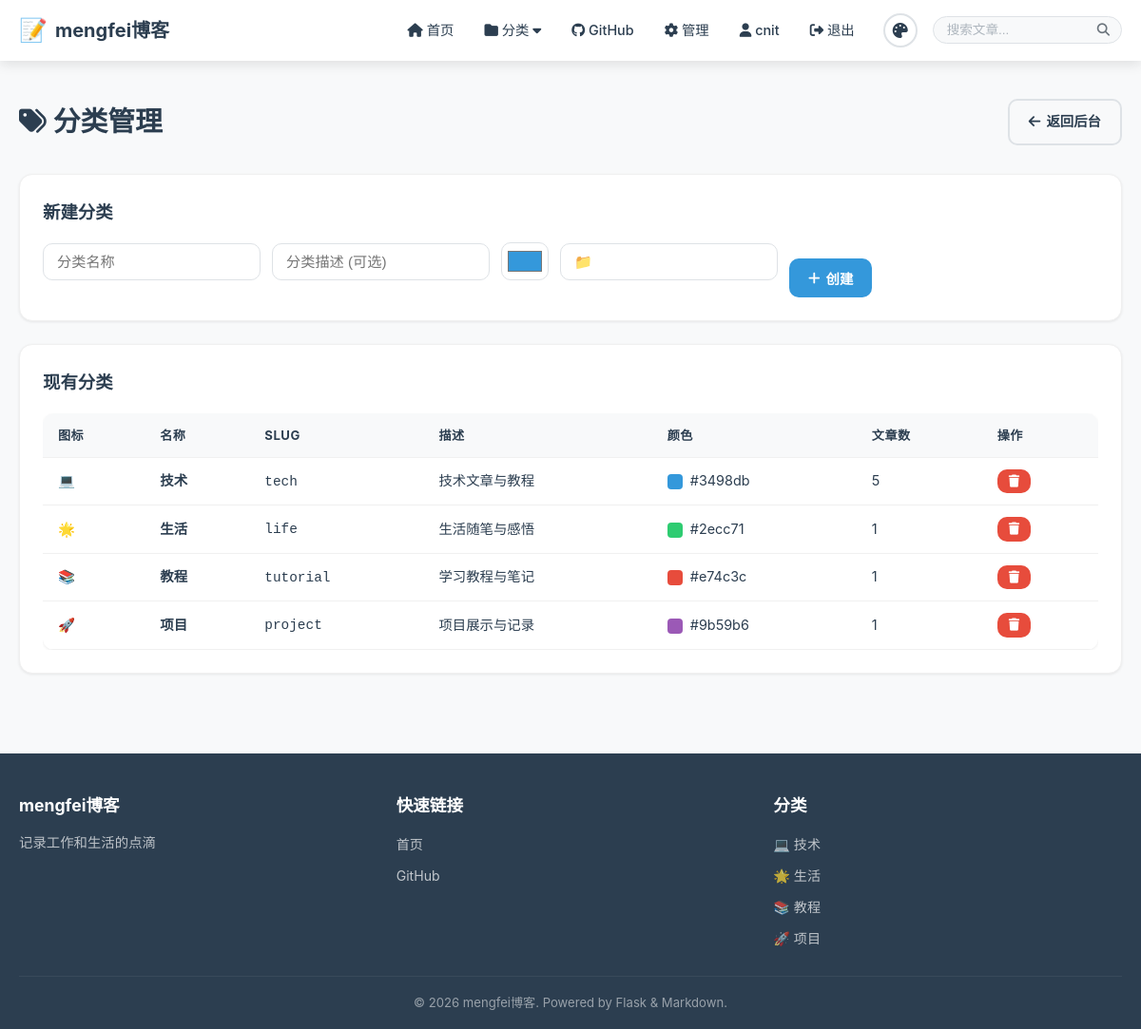
The app's page /admin/categories (signed in) with its own data.
### models/__init__.py (models this page shows, shortened)
class User(UserMixin, db.Model):
    __tablename__ = 'users'
    id = db.Column(db.Integer, primary_key=True)
    username = db.Column(db.String(80), unique=True, nullable=False, index=True)
    email = db.Column(db.String(120), unique=True, nullable=False, index=True)
    password_hash = db.Column(db.String(256), nullable=False)
    avatar = db.Column(db.String(256), default='')
    bio = db.Column(db.Text, default='')
    is_admin = db.Column(db.Boolean, default=False)
    theme = db.Column(db.String(20), default='light')
    created_at = db.Column(db.DateTime, default=datetime.utcnow)
    posts = db.relationship('Post', backref='author', lazy='dynamic')

class Category(db.Model):
    __tablename__ = 'categories'
    id = db.Column(db.Integer, primary_key=True)
    name = db.Column(db.String(50), unique=True, nullable=False)
    slug = db.Column(db.String(50), unique=True, nullable=False)
    description = db.Column(db.Text, default='')
    color = db.Column(db.String(7), default='#3498db')
    icon = db.Column(db.String(50), default='📁')
    order = db.Column(db.Integer, default=0)
    created_at = db.Column(db.DateTime, default=datetime.utcnow)

### app.py (the view, shortened to what this page needs)
    @app.route('/admin/categories', methods=['GET', 'POST'])
    @login_required
    @admin_required
    def manage_categories():
        categories = Category.query.order_by(Category.order).all()
        return render_template('categories_admin.html', categories=categories)

### templates/categories_admin.html (shortened to what this page needs)
{% extends "base.html" %}
{% block content %}
<div class="container">
    <div class="admin-header">
        <h1><i class="fas fa-tags"></i> 分类管理</h1>
        <a href="{{ url_for('admin_dashboard') }}" class="btn btn-outline">
            <i class="fas fa-arrow-left"></i> 返回后台
        </a>
    </div>
    <div class="card">
        <h3>新建分类</h3>
        <form method="POST" class="form-inline-group">
            <div class="form-group">
                <input type="text" name="name" class="form-control" placeholder="分类名称" required>
            </div>
            <div class="form-group">
                <input type="text" name="description" class="form-control" placeholder="分类描述 (可选)">
            </div>
            <div class="form-group">
                <input type="color" name="color" class="form-control form-control-color" value="#3498db">
            </div>
            <div class="form-group">
                <input type="text" name="icon" class="form-control" placeholder="图标 emoji" value="📁" maxlength="4">
            </div>
            <button type="submit" class="btn btn-primary">
                <i class="fas fa-plus"></i> 创建
            </button>
        </form>
    </div>
    <div class="card">
        <h3>现有分类</h3>
        {% if categories %}
        <div class="table-responsive">
            <table class="table">
                <thead>
                    <tr>
                        <th>图标</th>
                        <th>名称</th>
                        <th>Slug</th>
                        <th>描述</th>
                        <th>颜色</th>
                        <th>文章数</th>
                        <th>操作</th>
                    </tr>
                </thead>
                <tbody>
                    {% for cat in categories %}
                    <tr>
                        <td>{{ cat.icon }}</td>
                        <td><strong>{{ cat.name }}</strong></td>
                        <td><code>{{ cat.slug }}</code></td>
                        <td>{{ cat.description or '-' }}</td>
                        <td>
                            <span class="color-preview" style="background-color:{{ cat.color }}"></span>
                            {{ cat.color }}
                        </td>
                        <td>{{ cat.posts.count() }}</td>
                        <td>
                            <form action="{{ url_for('delete_category', cat_id=cat.id) }}" method="post"
                                  style="display:inline" onsubmit="return confirm('确定删除分类「{{ cat.name }}」吗？')">
                                <button type="submit" class="btn btn-sm btn-danger">
                                    <i class="fas fa-trash"></i>
                                </button>
                            </form>
                        </td>
                    </tr>
                    {% endfor %}
                </tbody>
            </table>
        </div>
        {% else %}
        <div class="empty-state">
            <p>暂无分类，请创建一个。</p>
        </div>
        {% endif %}
    </div>
</div>
{% endblock %}

### templates/base.html (shortened to what this page needs)
<!DOCTYPE html>
<html lang="zh-CN" data-theme="{{ current_theme }}">
<head>
    <link rel="stylesheet" href="{{ url_for('static', filename='css/style.css') }}">
    <link rel="stylesheet" href="{{ url_for('static', filename='css/markdown.css') }}">
    <link rel="stylesheet" href="https://cdnjs.cloudflare.com/ajax/libs/font-awesome/6.5.0/css/all.min.css">
</head>
<body>
    <nav class="navbar">
        <div class="container nav-container">
            <a href="{{ url_for('index') }}" class="nav-brand">
                <span class="brand-icon">📝</span>
                <span class="brand-text">{{ blog_title }}</span>
            </a>
            <div class="nav-menu" id="navMenu">
                <div class="nav-links">
                    <a href="{{ url_for('index') }}" class="nav-link {% if request.endpoint == 'index' %}active{% endif %}">
                        <i class="fas fa-home"></i> 首页
                    </a>
                    <div class="nav-dropdown">
                        <a href="#" class="nav-link dropdown-toggle">
                            <i class="fas fa-folder"></i> 分类 <i class="fas fa-caret-down"></i>
                        </a>
                    </div>
                    <a href="{{ url_for('github_page') }}" class="nav-link {% if request.endpoint == 'github_page' %}active{% endif %}">
                        <i class="fab fa-github"></i> GitHub
                    </a>
                    {% if current_user.is_authenticated %}
                        {% if current_user.is_admin %}
                        <a href="{{ url_for('admin_dashboard') }}" class="nav-link">
                            <i class="fas fa-cog"></i> 管理
                        </a>
                        {% endif %}
                        <a href="{{ url_for('profile') }}" class="nav-link">
                            <i class="fas fa-user"></i> {{ current_user.username }}
                        </a>
                        <a href="{{ url_for('logout') }}" class="nav-link">
                            <i class="fas fa-sign-out-alt"></i> 退出
                        </a>
                    {% endif %}
                </div>
                <div class="theme-switcher">
                    <button class="theme-btn" id="themeToggle" title="切换主题">
                        <i class="fas fa-palette"></i>
                    </button>
                </div>
                <form class="search-form" action="{{ url_for('index') }}" method="get">
                    <div class="search-input-wrapper">
                        <input type="text" name="q" placeholder="搜索文章..."
                               value="{{ request.args.get('q', '') }}" class="search-input">
                        <button type="submit" class="search-btn">
                            <i class="fas fa-search"></i>
                        </button>
                    </div>
                </form>
            </div>
        </div>
    </nav>
    <main class="main-content">
        {% block content %}{% endblock %}
    </main>
    <footer class="footer">
        <div class="container">
            <div class="footer-content">
                <div class="footer-section">
                    <h3>{{ blog_title }}</h3>
                    <p>{{ blog_subtitle }}</p>
                </div>
                <div class="footer-section">
                    <h3>快速链接</h3>
                    <ul>
                        <li><a href="{{ url_for('index') }}">首页</a></li>
                        <li><a href="{{ url_for('github_page') }}">GitHub</a></li>
                    </ul>
                </div>
                <div class="footer-section">
                    <h3>分类</h3>
                    <ul>
                        {% for cat in all_categories[:5] %}
                        <li><a href="{{ url_for('view_category', slug=cat.slug) }}">{{ cat.icon }} {{ cat.name }}</a></li>
                        {% endfor %}
                    </ul>
                </div>
            </div>
            <div class="footer-bottom">
                <p>&copy; {{ current_year }} {{ blog_title }}. Powered by Flask & Markdown.</p>
            </div>
        </div>
    </footer>
</body>
</html>

### records on screen
User: username "cnit"
Category: icon "💻", name "技术", slug "tech", description "技术文章与教程", color "#3498db", posts.count "5"
Category: icon "🌟", name "生活", slug "life", description "生活随笔与感悟", color "#2ecc71", posts.count "1"
Category: icon "📚", name "教程", slug "tutorial", description "学习教程与笔记", color "#e74c3c", posts.count "1"
Category: icon "🚀", name "项目", slug "project", description "项目展示与记录", color "#9b59b6", posts.count "1"

### other values on screen
{{ blog_title }} "mengfei博客"
{{ blog_subtitle }} "记录工作和生活的点滴"
